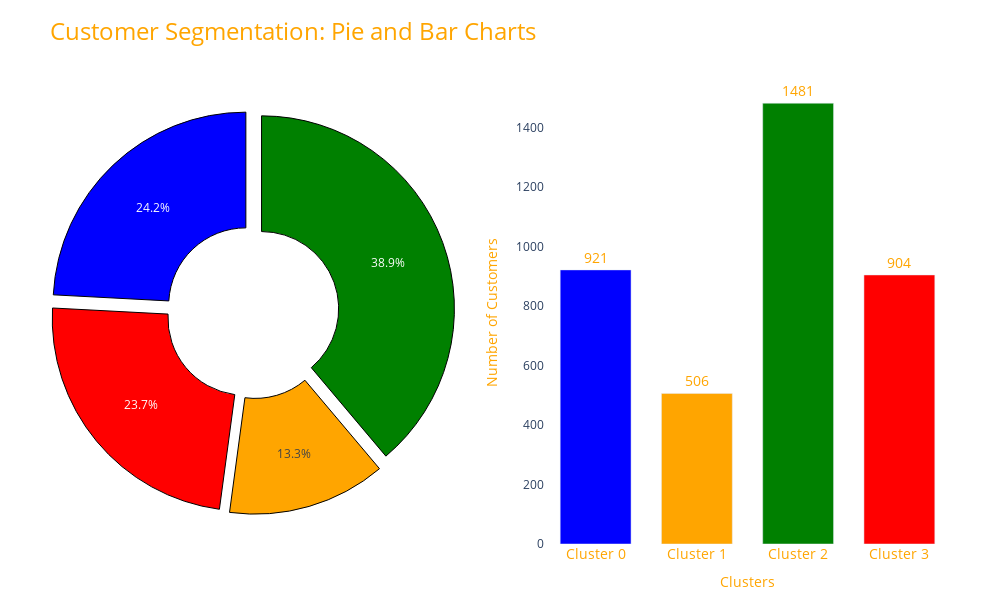

Notebook code cell kept with this figure:
### Code cell
import plotly.graph_objects as go
import pandas as pd
from plotly.subplots import make_subplots

# Example dataset creation for demonstration (replace with your data)
data = non_outliers_df.copy()
cluster_counts = data['cluster'].value_counts().sort_index()

# Define a mapping of cluster indices to colors
cluster_color_map = {
    0: 'blue',
    1: 'orange',
    2: 'green',
    3: 'red'
}

# Create a list of colors based on the cluster indices
cluster_colors = [cluster_color_map[i] for i in cluster_counts.index]

cluster_names = [f'Cluster {i}' for i in cluster_counts.index]

# Create the pie chart
pie_chart = go.Pie(
    labels=cluster_names,
    values=cluster_counts,
    textinfo='percent',
    hoverinfo='label+percent+value',
    textposition='inside',
    hole=.4,  # Doughnut style
    marker=dict(colors=cluster_colors, line=dict(color='black', width=1)),
    pull=[0.05] * len(cluster_counts),
    name='Customer Distribution',
    domain=dict(x=[0, 0.45]),
    
    
)

# Create the bar chart
bar_chart = go.Bar(
    x=cluster_names,
    y=cluster_counts,
    text=cluster_counts,
    textposition='outside',
    marker_color=cluster_colors,
    name='Cluster Counts',
    hoverinfo='x+y',
    textfont=dict(color='orange', size=14),
    
    
)

# Create layout
fig = go.Figure()
fig.add_trace(pie_chart)
fig.add_trace(bar_chart)

# Update layout for better visibility and spacing
fig.update_layout(
    title_text='Customer Segmentation: Pie and Bar Charts',
    
    showlegend=False,
    xaxis=dict(title='Clusters', domain=[0.55, 1],
               tickfont=dict(color='orange', size=14)
               ),
    yaxis=dict(title='Number of Customers',),
    xaxis_title_font_color='orange',
    yaxis_title_font_color='orange',
    bargap=0.3,
    width=1000,
    height=600,
    margin=dict(l=50, r=50, t=80, b=50),
    paper_bgcolor='rgba(0,0,0,0)',  # Transparent background
    plot_bgcolor='rgba(0,0,0,0)',
    title_font_size=24,
    title_font_color='orange',
)

# Show the figure
fig.show()

### Figure 1 — Plotly figure (JSON) as saved in the notebook; plotly's stock layout.template omitted (floating-point values rounded to 4 significant figures)
{"data": [{"domain": {"x": [0, 0.45]}, "hole": 0.4, "hoverinfo": "label+percent+value", "labels": ["Cluster 0", "Cluster 1", "Cluster 2", "Cluster 3"], "marker": {"colors": ["blue", "orange", "green", "red"], "line": {"color": "black", "width": 1}}, "name": "Customer Distribution", "pull": [0.05, 0.05, 0.05, 0.05], "textinfo": "percent", "textposition": "inside", "type": "pie", "values": [921, 506, 1481, 904]}, {"hoverinfo": "x+y", "marker": {"color": ["blue", "orange", "green", "red"]}, "name": "Cluster Counts", "text": [921, 506, 1481, 904], "textfont": {"color": "orange", "size": 14}, "textposition": "outside", "type": "bar", "x": ["Cluster 0", "Cluster 1", "Cluster 2", "Cluster 3"], "y": [921, 506, 1481, 904]}], "layout": {"bargap": 0.3, "height": 600, "margin": {"b": 50, "l": 50, "r": 50, "t": 80}, "paper_bgcolor": "rgba(0,0,0,0)", "plot_bgcolor": "rgba(0,0,0,0)", "showlegend": false, "title": {"font": {"color": "orange", "size": 24}, "text": "Customer Segmentation: Pie and Bar Charts"}, "width": 1000, "xaxis": {"domain": [0.55, 1], "tickfont": {"color": "orange", "size": 14}, "title": {"font": {"color": "orange"}, "text": "Clusters"}}, "yaxis": {"title": {"font": {"color": "orange"}, "text": "Number of Customers"}}}}
